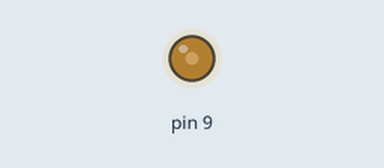
A sketch run on a simulated Arduino Uno, built with avr-gcc and run on an emulated ATmega328P. Shown: output pins drawn as LEDs (lit = HIGH).

Above: at 0.1 s.
Timing chart, 0 to 0.0 s (numbered marks = the images above):
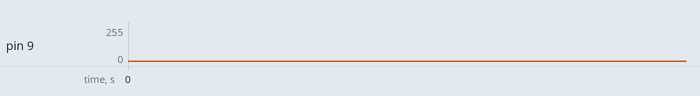

The sketch:

61.ino
```cpp
int count;
void setup()
{
	pinMode(9, OUTPUT);
}
void loop()
{
	count=10;
	while (count<100) {
		analogWrite(9, count++);
	}
}
```
